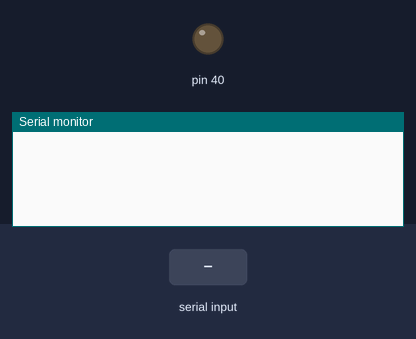
Simulated run of this sketch. Board: Arduino Mega 2560, built with avr-gcc and run on an emulated ATmega2560. Shown: output pins drawn as LEDs (lit = HIGH), the last lines printed to the serial monitor. The inputs (shaded band) are chosen by the test bench.

Above: at 1.2 s.
1.3 s: "1" received over Serial
At 1.7 s:
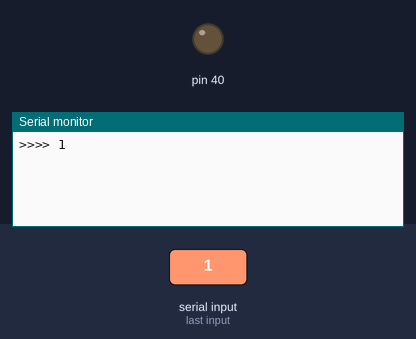
2.8 s: "1" received over the second serial link
At 3.5 s:
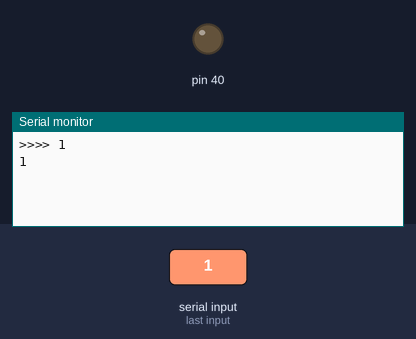

Measured:
- after the input at 1.3 s, the serial monitor: prints a new line at once (image 1)
- after the input at 2.8 s, the serial monitor: prints a new line at once (image 2)

The sketch:

ESP82shld_MEGA_SerCom.ino
```cpp
/*
  ESP8266 Arduino Code and Schematic to Send AT Commands and Print Output
  by MIGUEL on DECEMBER 27, 2014  -- All About EE: Electrical Engineering Website
  setup: ESP shield on Ardu Mega wired to Serial2 pins w/ v. divider on Ardu TX,
  I used pin 16-1K-to ESP RX-2.2K-pin 40 gnd . No WiFi used here.

  mod for MEGA to use faster serial & serial1-3
  The goal of this code: to receive AT commands from the Arduino’s serial mon.
  window, to send them to the ESP8266, and to print the ESP8266’s response to
  the command or to other actions (such as receiving an HTTP request).
*/
//#include <SoftwareSerial.h>  // speed limited to <= 57K if used
// if mega, just use Serial1-3.begin(115200), v. Uno code prn


// mega's Ser1 receive Rx is pin 19, send Tx is pin 18.
// connect the Tx line from the esp to Arduino's pin 19
// and the Rx input of the esp to the Arduino's Tx pin 18 (v. divider best)
// mega's Ser2 receive Rx on pin 17, send Tx on pin 16.(v. divider best)


void setup()
{
  pinMode(40, OUTPUT);
  digitalWrite(40, LOW);  // ground for level shift resistor
  Serial.begin(115200); // need LF and CR enabled in Ser. Mon.
  // this seems to be factory default for ESP
  Serial2.begin(115200); // your esp's baud rate might be different

}

void loop()
{
  //  if(Serial2.available()) // check if the esp is sending; is IF block necessary?
  //      {  // could you just use while? YES
  while (Serial2.available())
  {
    // The esp sends data so display it to the serial monitor
    char c = Serial2.read();     // read the next character.
    Serial.write(c);
  }
  //      }  // end if

  if (Serial.available()) // something typed in Ser. Mon.
  { // could eliminate this IF and just print if cmd !empty
    // some delay good, I use << orig. 1000
    delay(10);

    String command = "";

    while (Serial.available()) // read the command character by character
    {
      // read char; loop should put all in string before exiting
      command += (char)Serial.read();
      delay(5);
    }
    // print to Ser Mon
    Serial.println();
    Serial.print(">>>> ");
    Serial.println(command);

    // send chars to ESP
    Serial2.print(command);
    // bd also seems to echo command
  }  // end if
}   // end loop
```
